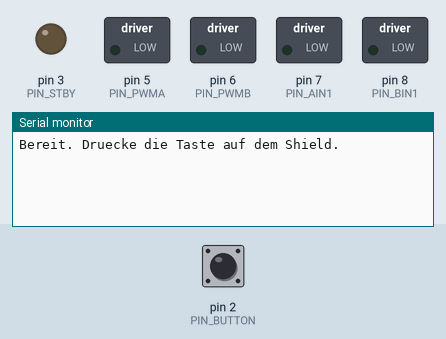
Simulated run of this sketch. Board: Arduino Uno, built with avr-gcc and run on an emulated ATmega328P. Shown: switched loads named in the sketch (green lamp = pin HIGH), output pins drawn as LEDs (lit = HIGH), the last lines printed to the serial monitor. The inputs (shaded band) are chosen by the test bench; at power-on: pin 2 (PIN_BUTTON) HIGH.

Above: at 0.8 s.
0.9 s: pin 2 (PIN_BUTTON) pulled LOW for 0.15 s
At 1.7 s:
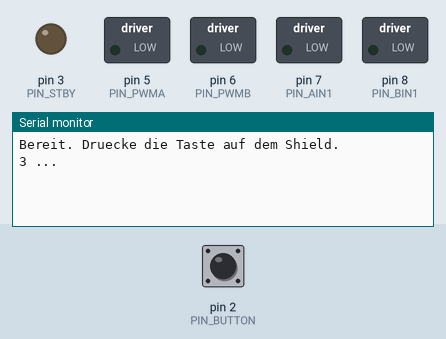
At 5.2 s:
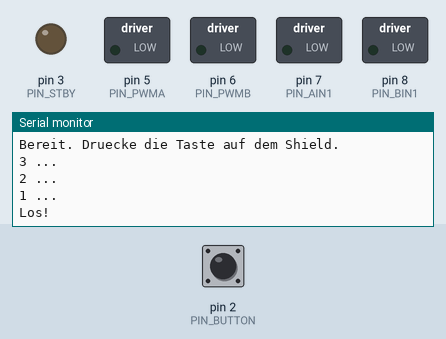

Measured:
- after the input at 0.9 s, the serial monitor: prints a new line after 0.16 s (image 1)

The sketch:

091_ir_drive_exercise.ino
```cpp
// Beispiel 091 - Mission Fernbedienung
// Vollstaendiger Sketch. Ergaenze in handleCode die fuenf Faelle.
#include <IRremote.hpp>

const uint8_t PIN_PWMA = 5;  // rechter Motor: Geschwindigkeit
const uint8_t PIN_PWMB = 6;  // linker Motor: Geschwindigkeit
const uint8_t PIN_AIN1 = 7;  // rechter Motor: Richtung
const uint8_t PIN_BIN1 = 8;  // linker Motor: Richtung
const uint8_t PIN_STBY = 3;  // Motortreiber ein/aus
const uint8_t PIN_BUTTON = 2;  // Taste auf dem Shield
const uint8_t PIN_IR = 9;  // IR-Empfaenger

const int SPEED = 160;  // festes Tempo, 0..255
const unsigned long REMOTE_TIMEOUT_MS = 1000;  // Stopp ohne Befehl

// --- Fernbedienung: Befehle der Familie A (Elegoo) -------------------
// Andere Fernbedienung (Familie B)? Mit 086 messen und die Zahlen hier
// eintragen. Es gibt nur diese eine Stelle im Sketch.
const uint8_t CMD_UP = 0x62;     // hoch
const uint8_t CMD_DOWN = 0xA8;   // runter
const uint8_t CMD_LEFT = 0x22;   // links
const uint8_t CMD_RIGHT = 0xC2;  // rechts
const uint8_t CMD_OK = 0x02;     // anhalten

bool driving = false;  // laufen die Motoren gerade?
unsigned long lastCommand = 0;  // Zeit des letzten gueltigen Befehls

void stopMotors() {
  analogWrite(PIN_PWMA, 0);
  analogWrite(PIN_PWMB, 0);
  digitalWrite(PIN_STBY, LOW);
}

void drive(int leftSpeed, int rightSpeed) {
  leftSpeed = constrain(leftSpeed, -255, 255);
  rightSpeed = constrain(rightSpeed, -255, 255);
  digitalWrite(PIN_BIN1, leftSpeed >= 0);
  digitalWrite(PIN_AIN1, rightSpeed >= 0);
  analogWrite(PIN_PWMB, abs(leftSpeed));
  analogWrite(PIN_PWMA, abs(rightSpeed));
  digitalWrite(PIN_STBY, HIGH);
}

bool buttonPressed() {
  if (digitalRead(PIN_BUTTON) == LOW) {
    delay(30);
    return digitalRead(PIN_BUTTON) == LOW;
  }
  return false;
}

void waitForStart() {
  Serial.println(F("Bereit. Druecke die Taste auf dem Shield."));
  while (!buttonPressed()) {
    delay(20);
  }
  while (buttonPressed()) {
    delay(20);
  }
  for (int i = 3; i > 0; i--) {
    Serial.print(i);
    Serial.println(F(" ..."));
    delay(1000);
  }
  Serial.println(F("Los!"));
}

void handleCode(uint8_t command) {
  switch (command) {
    case CMD_UP: /* TODO: drive(SPEED, SPEED); */ break;
    case CMD_DOWN: /* TODO: drive(-SPEED, -SPEED); */ break;
    case CMD_LEFT: /* TODO: drive(-SPEED, SPEED); */ break;
    case CMD_RIGHT: /* TODO: drive(SPEED, -SPEED); */ break;
    case CMD_OK: /* TODO: stopMotors(); */ break;
    default: return;  // unbekannte Taste ignorieren
  }
  driving = (command != CMD_OK);
  lastCommand = millis();
}

void setup() {
  Serial.begin(9600);
  pinMode(PIN_BUTTON, INPUT_PULLUP);
  pinMode(PIN_STBY, OUTPUT);
  pinMode(PIN_AIN1, OUTPUT);
  pinMode(PIN_BIN1, OUTPUT);
  pinMode(PIN_PWMA, OUTPUT);
  pinMode(PIN_PWMB, OUTPUT);
  stopMotors();
  // DISABLE_LED_FEEDBACK laesst D13 frei.
  IrReceiver.begin(PIN_IR, DISABLE_LED_FEEDBACK);
  waitForStart();
}

void loop() {
  if (IrReceiver.decode()) {
    uint8_t command = IrReceiver.decodedIRData.command;
    IrReceiver.resume();
    handleCode(command);
  }
  // Watchdog: ohne neuen Befehl nach kurzer Zeit anhalten.
  if (driving && millis() - lastCommand > REMOTE_TIMEOUT_MS) {
    stopMotors();
    driving = false;
    Serial.println(F("Stopp: kein IR-Befehl."));
  }
}
```
